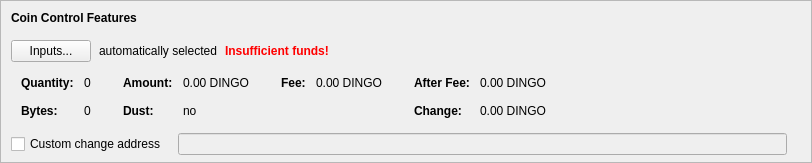
    <widget class="QFrame" name="frameCoinControl">
     <property name="sizePolicy">
      <sizepolicy hsizetype="Expanding" vsizetype="Expanding">
       <horstretch>0</horstretch>
       <verstretch>0</verstretch>
      </sizepolicy>
     </property>
     <property name="maximumSize">
      <size>
       <width>16777215</width>
       <height>16777215</height>
      </size>
     </property>
     <property name="frameShape">
      <enum>QFrame::StyledPanel</enum>
     </property>
     <property name="frameShadow">
      <enum>QFrame::Sunken</enum>
     </property>
     <layout class="QVBoxLayout" name="verticalLayoutCoinControl2">
      <property name="spacing">
       <number>0</number>
      </property>
      <property name="leftMargin">
       <number>0</number>
      </property>
      <property name="topMargin">
       <number>0</number>
      </property>
      <property name="rightMargin">
       <number>0</number>
      </property>
      <property name="bottomMargin">
       <number>6</number>
      </property>
      <item>
       <layout class="QVBoxLayout" name="verticalLayoutCoinControl" stretch="0,0,0,0,1">
        <property name="spacing">
         <number>0</number>
        </property>
        <property name="leftMargin">
         <number>10</number>
        </property>
        <property name="topMargin">
         <number>10</number>
        </property>
        <item>
         <layout class="QHBoxLayout" name="horizontalLayoutCoinControl1">
          <property name="bottomMargin">
           <number>15</number>
          </property>
          <item>
           <widget class="QLabel" name="labelCoinControlFeatures">
            <property name="sizePolicy">
             <sizepolicy hsizetype="Preferred" vsizetype="Maximum">
              <horstretch>0</horstretch>
              <verstretch>0</verstretch>
             </sizepolicy>
            </property>
            <property name="font">
             <font>
              <weight>75</weight>
              <bold>true</bold>
             </font>
            </property>
            <property name="styleSheet">
             <string notr="true">font-weight:bold;</string>
            </property>
            <property name="text">
             <string>Coin Control Features</string>
            </property>
           </widget>
          </item>
         </layout>
        </item>
        <item>
         <layout class="QHBoxLayout" name="horizontalLayoutCoinControl2" stretch="0,0,0,0">
          <property name="spacing">
           <number>8</number>
          </property>
          <property name="bottomMargin">
           <number>10</number>
          </property>
          <item>
           <widget class="QPushButton" name="pushButtonCoinControl">
            <property name="styleSheet">
             <string notr="true"/>
            </property>
            <property name="text">
             <string>Inputs...</string>
            </property>
            <property name="autoDefault">
             <bool>false</bool>
            </property>
           </widget>
          </item>
          <item>
           <widget class="QLabel" name="labelCoinControlAutomaticallySelected">
            <property name="text">
             <string>automatically selected</string>
            </property>
            <property name="margin">
             <number>5</number>
            </property>
           </widget>
          </item>
          <item>
           <widget class="QLabel" name="labelCoinControlInsuffFunds">
            <property name="font">
             <font>
              <weight>75</weight>
              <bold>true</bold>
             </font>
            </property>
            <property name="styleSheet">
             <string notr="true">color:red;font-weight:bold;</string>
            </property>
            <property name="text">
             <string>Insufficient funds!</string>
            </property>
            <property name="margin">
             <number>5</number>
            </property>
           </widget>
          </item>
          <item>
           <spacer name="horizontalSpacerCoinControl">
            <property name="orientation">
             <enum>Qt::Horizontal</enum>
            </property>
            <property name="sizeHint" stdset="0">
             <size>
              <width>40</width>
              <height>1</height>
             </size>
            </property>
           </spacer>
          </item>
         </layout>
        </item>
        <item>
         <widget class="QWidget" name="widgetCoinControl" native="true">
          <property name="sizePolicy">
           <sizepolicy hsizetype="Preferred" vsizetype="Preferred">
            <horstretch>0</horstretch>
            <verstretch>0</verstretch>
           </sizepolicy>
          </property>
          <property name="minimumSize">
           <size>
            <width>0</width>
            <height>0</height>
           </size>
          </property>
          <property name="styleSheet">
           <string notr="true"/>
          </property>
          <layout class="QHBoxLayout" name="horizontalLayoutCoinControl5">
           <property name="leftMargin">
            <number>0</number>
           </property>
           <property name="topMargin">
            <number>0</number>
           </property>
           <property name="rightMargin">
            <number>0</number>
           </property>
           <property name="bottomMargin">
            <number>0</number>
           </property>
           <item>
            <layout class="QHBoxLayout" name="horizontalLayoutCoinControl3" stretch="0,0,0,1">
             <property name="spacing">
              <number>20</number>
             </property>
             <property name="topMargin">
              <number>0</number>
             </property>
             <property name="bottomMargin">
              <number>10</number>
             </property>
             <item>
              <layout class="QFormLayout" name="formLayoutCoinControl1">
               <property name="horizontalSpacing">
                <number>10</number>
               </property>
               <property name="verticalSpacing">
                <number>14</number>
               </property>
               <property name="leftMargin">
                <number>10</number>
               </property>
               <property name="topMargin">
                <number>4</number>
               </property>
               <property name="rightMargin">
                <number>6</number>
               </property>
               <item row="0" column="0">
                <widget class="QLabel" name="labelCoinControlQuantityText">
                 <property name="font">
                  <font>
                   <weight>75</weight>
                   <bold>true</bold>
                  </font>
                 </property>
                 <property name="text">
                  <string>Quantity:</string>
                 </property>
                 <property name="margin">
                  <number>0</number>
                 </property>
                </widget>
               </item>
               <item row="0" column="1">
                <widget class="QLabel" name="labelCoinControlQuantity">
                 <property name="cursor">
                  <cursorShape>IBeamCursor</cursorShape>
                 </property>
                 <property name="contextMenuPolicy">
                  <enum>Qt::ActionsContextMenu</enum>
                 </property>
                 <property name="text">
                  <string notr="true">0</string>
                 </property>
                 <property name="margin">
                  <number>0</number>
                 </property>
                 <property name="textInteractionFlags">
                  <set>Qt::LinksAccessibleByMouse|Qt::TextSelectableByKeyboard|Qt::TextSelectableByMouse</set>
                 </property>
                </widget>
               </item>
               <item row="1" column="0">
                <widget class="QLabel" name="labelCoinControlBytesText">
                 <property name="font">
                  <font>
                   <weight>75</weight>
                   <bold>true</bold>
                  </font>
                 </property>
                 <property name="text">
                  <string>Bytes:</string>
                 </property>
                </widget>
               </item>
               <item row="1" column="1">
                <widget class="QLabel" name="labelCoinControlBytes">
                 <property name="cursor">
                  <cursorShape>IBeamCursor</cursorShape>
                 </property>
                 <property name="contextMenuPolicy">
                  <enum>Qt::ActionsContextMenu</enum>
                 </property>
                 <property name="text">
                  <string notr="true">0</string>
                 </property>
                 <property name="textInteractionFlags">
                  <set>Qt::LinksAccessibleByMouse|Qt::TextSelectableByKeyboard|Qt::TextSelectableByMouse</set>
                 </property>
                </widget>
               </item>
              </layout>
             </item>
             <item>
              <layout class="QFormLayout" name="formLayoutCoinControl2">
               <property name="horizontalSpacing">
                <number>10</number>
               </property>
               <property name="verticalSpacing">
                <number>14</number>
               </property>
               <property name="leftMargin">
                <number>6</number>
               </property>
               <property name="topMargin">
                <number>4</number>
               </property>
               <property name="rightMargin">
                <number>6</number>
               </property>
               <item row="0" column="0">
                <widget class="QLabel" name="labelCoinControlAmountText">
                 <property name="font">
                  <font>
                   <weight>75</weight>
                   <bold>true</bold>
                  </font>
                 </property>
                 <property name="text">
                  <string>Amount:</string>
                 </property>
                 <property name="margin">
                  <number>0</number>
                 </property>
                </widget>
               </item>
               <item row="0" column="1">
                <widget class="QLabel" name="labelCoinControlAmount">
                 <property name="cursor">
                  <cursorShape>IBeamCursor</cursorShape>
                 </property>
                 <property name="contextMenuPolicy">
                  <enum>Qt::ActionsContextMenu</enum>
                 </property>
                 <property name="text">
                  <string notr="true">0.00 DINGO</string>
                 </property>
                 <property name="textInteractionFlags">
                  <set>Qt::LinksAccessibleByMouse|Qt::TextSelectableByKeyboard|Qt::TextSelectableByMouse</set>
                 </property>
                </widget>
               </item>
               <item row="1" column="0">
                <widget class="QLabel" name="labelCoinControlLowOutputText">
                 <property name="font">
                  <font>
                   <weight>75</weight>
                   <bold>true</bold>
                  </font>
                 </property>
                 <property name="text">
                  <string>Dust:</string>
                 </property>
                </widget>
               </item>
               <item row="1" column="1">
                <widget class="QLabel" name="labelCoinControlLowOutput">
                 <property name="cursor">
                  <cursorShape>IBeamCursor</cursorShape>
                 </property>
                 <property name="contextMenuPolicy">
                  <enum>Qt::ActionsContextMenu</enum>
                 </property>
                 <property name="text">
                  <string notr="true">no</string>
                 </property>
                 <property name="textInteractionFlags">
                  <set>Qt::LinksAccessibleByMouse|Qt::TextSelectableByKeyboard|Qt::TextSelectableByMouse</set>
                 </property>
                </widget>
               </item>
              </layout>
             </item>
             <item>
              <layout class="QFormLayout" name="formLayoutCoinControl3">
               <property name="horizontalSpacing">
                <number>10</number>
               </property>
               <property name="verticalSpacing">
                <number>14</number>
               </property>
               <property name="leftMargin">
                <number>6</number>
               </property>
               <property name="topMargin">
                <number>4</number>
               </property>
               <property name="rightMargin">
                <number>6</number>
               </property>
               <item row="0" column="0">
                <widget class="QLabel" name="labelCoinControlFeeText">
                 <property name="font">
                  <font>
                   <weight>75</weight>
                   <bold>true</bold>
                  </font>
                 </property>
                 <property name="text">
                  <string>Fee:</string>
                 </property>
                 <property name="margin">
                  <number>0</number>
                 </property>
                </widget>
               </item>
               <item row="0" column="1">
                <widget class="QLabel" name="labelCoinControlFee">
                 <property name="cursor">
                  <cursorShape>IBeamCursor</cursorShape>
                 </property>
                 <property name="contextMenuPolicy">
                  <enum>Qt::ActionsContextMenu</enum>
                 </property>
                 <property name="text">
                  <string notr="true">0.00 DINGO</string>
                 </property>
                 <property name="textInteractionFlags">
                  <set>Qt::LinksAccessibleByMouse|Qt::TextSelectableByKeyboard|Qt::TextSelectableByMouse</set>
                 </property>
                </widget>
               </item>
              </layout>
             </item>
             <item>
              <layout class="QFormLayout" name="formLayoutCoinControl4">
               <property name="horizontalSpacing">
                <number>10</number>
               </property>
               <property name="verticalSpacing">
                <number>14</number>
               </property>
               <property name="leftMargin">
                <number>6</number>
               </property>
               <property name="topMargin">
                <number>4</number>
               </property>
               <property name="rightMargin">
                <number>6</number>
               </property>
               <item row="0" column="0">
                <widget class="QLabel" name="labelCoinControlAfterFeeText">
                 <property name="font">
                  <font>
                   <weight>75</weight>
                   <bold>true</bold>
                  </font>
                 </property>
                 <property name="text">
                  <string>After Fee:</string>
                 </property>
                 <property name="margin">
                  <number>0</number>
                 </property>
                </widget>
               </item>
               <item row="0" column="1">
                <widget class="QLabel" name="labelCoinControlAfterFee">
                 <property name="cursor">
                  <cursorShape>IBeamCursor</cursorShape>
                 </property>
                 <property name="contextMenuPolicy">
                  <enum>Qt::ActionsContextMenu</enum>
                 </property>
                 <property name="text">
                  <string notr="true">0.00 DINGO</string>
                 </property>
                 <property name="textInteractionFlags">
                  <set>Qt::LinksAccessibleByMouse|Qt::TextSelectableByKeyboard|Qt::TextSelectableByMouse</set>
                 </property>
                </widget>
               </item>
               <item row="1" column="0">
                <widget class="QLabel" name="labelCoinControlChangeText">
                 <property name="font">
                  <font>
                   <weight>75</weight>
                   <bold>true</bold>
                  </font>
                 </property>
                 <property name="text">
                  <string>Change:</string>
                 </property>
                </widget>
               </item>
               <item row="1" column="1">
                <widget class="QLabel" name="labelCoinControlChange">
                 <property name="cursor">
                  <cursorShape>IBeamCursor</cursorShape>
                 </property>
                 <property name="contextMenuPolicy">
                  <enum>Qt::ActionsContextMenu</enum>
                 </property>
                 <property name="text">
                  <string notr="true">0.00 DINGO</string>
                 </property>
                 <property name="textInteractionFlags">
                  <set>Qt::LinksAccessibleByMouse|Qt::TextSelectableByKeyboard|Qt::TextSelectableByMouse</set>
                 </property>
                </widget>
               </item>
              </layout>
             </item>
            </layout>
           </item>
          </layout>
         </widget>
        </item>
        <item>
         <layout class="QHBoxLayout" name="horizontalLayoutCoinControl4" stretch="0,0,0">
          <property name="spacing">
           <number>12</number>
          </property>
          <property name="sizeConstraint">
           <enum>QLayout::SetDefaultConstraint</enum>
          </property>
          <property name="topMargin">
           <number>5</number>
          </property>
          <property name="rightMargin">
           <number>5</number>
          </property>
          <item>
           <widget class="QCheckBox" name="checkBoxCoinControlChange">
            <property name="toolTip">
             <string>If this is activated, but the change address is empty or invalid, change will be sent to a newly generated address.</string>
            </property>
            <property name="text">
             <string>Custom change address</string>
            </property>
           </widget>
          </item>
          <item>
           <widget class="QValidatedLineEdit" name="lineEditCoinControlChange">
            <property name="enabled">
             <bool>false</bool>
            </property>
            <property name="sizePolicy">
             <sizepolicy hsizetype="Expanding" vsizetype="Fixed">
              <horstretch>0</horstretch>
              <verstretch>0</verstretch>
             </sizepolicy>
            </property>
           </widget>
          </item>
          <item>
           <widget class="QLabel" name="labelCoinControlChangeLabel">
            <property name="sizePolicy">
             <sizepolicy hsizetype="Preferred" vsizetype="Expanding">
              <horstretch>0</horstretch>
              <verstretch>0</verstretch>
             </sizepolicy>
            </property>
            <property name="minimumSize">
             <size>
              <width>0</width>
              <height>0</height>
             </size>
            </property>
            <property name="text">
             <string/>
            </property>
            <property name="margin">
             <number>3</number>
            </property>
           </widget>
          </item>
         </layout>
        </item>
        <item>
         <spacer name="verticalSpacerCoinControl">
          <property name="orientation">
           <enum>Qt::Vertical</enum>
          </property>
          <property name="sizeHint" stdset="0">
           <size>
            <width>800</width>
            <height>1</height>
           </size>
          </property>
         </spacer>
        </item>
       </layout>
      </item>
     </layout>
    </widget>
